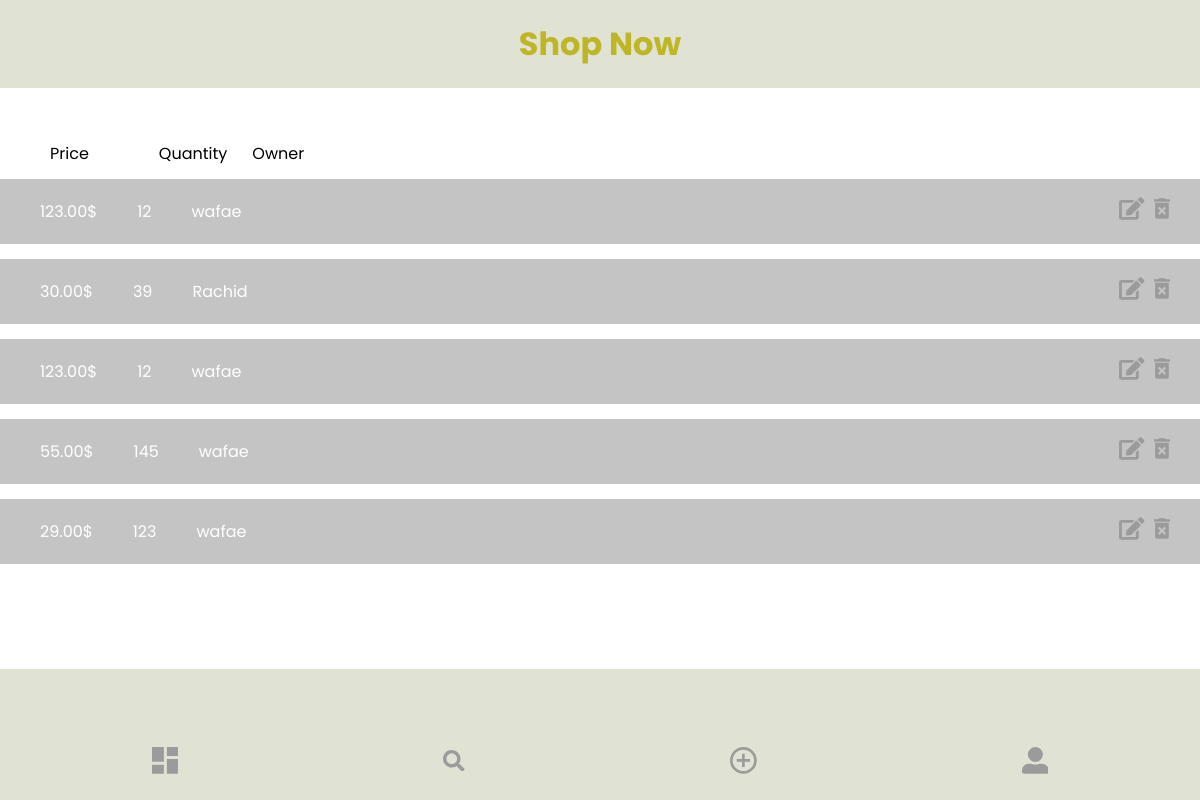
Page /shopnow/index.php (signed in) on the committed database.
### tables this page shows
CREATE TABLE `products` (
  `id_product` int(11) NOT NULL,
  `P_name` varchar(20) DEFAULT NULL,
  `Quantity` int(11) DEFAULT NULL,
  `Category` varchar(10) DEFAULT NULL,
  `Price` decimal(10,2) DEFAULT NULL,
  `image_url` varchar(300) DEFAULT NULL,
  `id_user` int(11) DEFAULT NULL
);

CREATE TABLE `users` (
  `id` int(11) NOT NULL,
  `F_name` varchar(10) DEFAULT NULL,
  `L_name` varchar(10) DEFAULT NULL,
  `Email` varchar(100) DEFAULT NULL,
  `Password` varchar(30) DEFAULT NULL,
  `profile_img` varchar(105) DEFAULT NULL
);

### shopnow/php/read.php (the view, shortened to what this page needs)
<?php
require_once 'config.php';
$sql = "SELECT id_product,P_name,Price,Quantity,Category,image_url,F_name FROM products,users where products.id_user=users.id";
$result = $conn->query($sql);
while ($row = $result->fetch_assoc()) {
    echo "<div class=\"data\">";
    echo "<p class=\"price\">" . $row['Price'] . "$</p>";
    echo "<p class=\"quantity\">" . $row['Quantity'] . "</p>";
    echo "<p class=\"owner\">" . $row['F_name'] . "</p>";
    echo ' <div class="edit-delete">
        <svg class="edit_button" xmlns="http://www.w3.org/2000/svg" width="30.302" height="26.93" viewBox="0 0 30.302 26.93">
            <path id="Icon_awesome-edit" data-name="Icon awesome-edit" d="M21.18,4.379l4.745,4.745a.514.514,0,0,1,0,.726l-11.49,11.49-4.882.542A1.023,1.023,0,0,1,8.422,20.75l.542-4.882,11.49-11.49A.514.514,0,0,1,21.18,4.379Zm8.522-1.2L27.135.607a2.058,2.058,0,0,0-2.9,0L22.369,2.469a.514.514,0,0,0,0,.726L27.114,7.94a.514.514,0,0,0,.726,0L29.7,6.078A2.058,2.058,0,0,0,29.7,3.174ZM20.2,18.215V23.57H3.367V6.736H15.456a.647.647,0,0,0,.447-.184l2.1-2.1a.631.631,0,0,0-.447-1.078H2.525A2.526,2.526,0,0,0,0,5.894V24.412a2.526,2.526,0,0,0,2.525,2.525H21.043a2.526,2.526,0,0,0,2.525-2.525v-8.3a.632.632,0,0,0-1.078-.447l-2.1,2.1A.647.647,0,0,0,20.2,18.215Z" transform="translate(0 -0.007)" fill="#9b9b9b" />
        </svg>
        <svg class="delete" xmlns="http://www.w3.org/2000/svg" width="20.945" height="26.93" viewBox="0 0 20.945 26.93">
            <path id="Icon_material-delete-forever" data-name="Icon material-delete-forever" d="M9,28.438a3,3,0,0,0,2.992,2.992H23.957a3,3,0,0,0,2.992-2.992V10.484H9Zm3.68-10.652,2.11-2.11,3.187,3.172,3.172-3.172,2.11,2.11-3.172,3.172,3.172,3.172-2.11,2.11-3.172-3.172L14.8,26.238l-2.11-2.11,3.172-3.172ZM23.209,6l-1.5-1.5H14.232L12.736,6H7.5V8.988H28.445V6Z" transform="translate(-7.5 -4.5)" fill="#9b9b9b" />
        </svg>
    </div></div>';
}
?>

### shopnow/index.php (shortened to what this page needs)
<!DOCTYPE html>
<html lang="en">
<head>
    <link rel="stylesheet" href="css/index.css">
</head>
<body>
    <div id="container">
        <div id="title">
            <h1>Shop Now</h1>
        </div>
        <div id="right-container">
            <div id="main-container">
            <div id="products-title">
                    <p>Price</p>
                    <p>Quantity</p>
                    <p>Owner</p>
                </div>
                <div class="data-container">
                    <?php include 'php/read.php';
                    ?>
                </div>
            </div>
        </div>
    </div>
    <div id="navigation">
        <div class="dashboard">
        </div>
        <div class="search-it">
        </div>
        <div class="add-prod">
        </div>
        <div class="profile-mobile">
        </div>
    </div>
</body>
</html>

### shopnow/css/index.css (style rules this page uses)
* { font-family: "poppins"; padding: 0; margin: 0; -webkit-box-sizing: border-box; box-sizing: border-box; }
body { background-color: #E0E2D3; }
#container { -webkit-filter: blur(0px); filter: blur(0px); -webkit-transition: all 1s; transition: all 1s; -webkit-box-orient: horizontal; -webkit-box-direction: normal; -ms-flex-direction: row; flex-direction: row; margin: 30px 50px 0px 50px; display: -webkit-box; display: -ms-flexbox; display: flex; }
#container #title { display: none; }
#container #right-container { width: 100%; margin-left: 15px; }
#container #right-container #main-container { background-color: #fff; border-bottom-right-radius: 20px; }
#container #right-container #main-container #products-title { margin-left: 20px; margin-bottom: 8px; display: -webkit-box; display: -ms-flexbox; display: flex; color: black; }
#container #right-container #main-container #products-title p { padding: 60px 40px 5px 40px; }
#container #right-container #main-container .data-container { height: 670px; }
#container #right-container #main-container .data-container .data { background-color: #C4C4C4 ; margin-left: 20px; margin-bottom: 15px; margin-right: 20px; display: -webkit-box; display: -ms-flexbox; display: flex; -webkit-box-align: center; -ms-flex-align: center; align-items: center; color: white; }
#container #right-container #main-container .data-container .data p { padding: 20px 40px 20px 40px; }
#container #right-container #main-container .data-container .data .edit-delete { padding-right: 30px; margin-left: auto; }
#container #right-container #main-container .data-container .data .edit-delete svg { padding-left: 5px; }
#navigation { display: none; }
@media only screen and (max-width: 1400px) { body { background-color: #E0E2D3; } }
@media only screen and (max-width: 1400px) { #container { margin: 0px; margin-bottom: 0px; -webkit-box-orient: vertical; -webkit-box-direction: normal; -ms-flex-direction: column; flex-direction: column; } }
@media only screen and (max-width: 1400px) { #container #title { padding: 20px; position: fixed; top: 0px; left: 0px; color: #BEB624; font-family: 'Nova Square'; width: 100%; text-align: center; display: block; background-color: #E0E2D3; } }
@media only screen and (max-width: 1400px) { #container #right-container { margin-left: 0px; } }
@media only screen and (max-width: 1400px) { #container #right-container #main-container { border-bottom-right-radius: 0px; width: 100%; margin-top: 81px; } }
@media only screen and (max-width: 1400px) { #container #right-container #main-container #products-title { font-size: 16px; margin-left: 0px; margin-bottom: 8px; display: -webkit-box; display: -ms-flexbox; display: flex; color: black; } }
@media only screen and (max-width: 1400px) { #container #right-container #main-container #products-title p:nth-child(3) { padding: 60px 30px 5px 50px; } }
@media only screen and (max-width: 1400px) { #container #right-container #main-container #products-title p:nth-child(4) { padding: 60px 25px 5px 40px; } }
@media only screen and (max-width: 1400px) { #container #right-container #main-container #products-title p:nth-child(6) { padding: 60px 0px 5px 0px; } }
@media only screen and (max-width: 1400px) { #container #right-container #main-container .data-container { height: 490px; font-size: 16px; overflow-x: hidden; } }
@media only screen and (max-width: 1400px) { #container #right-container #main-container .data-container .data { background-color: #c4c4c4; margin-left: 0px; margin-bottom: 15px; margin-right: 0px; display: -webkit-box; display: -ms-flexbox; display: flex; -webkit-box-align: center; -ms-flex-align: center; align-items: center; } }
@media only screen and (max-width: 1400px) { #container #right-container #main-container .data-container .data p { padding: 20px 0px 20px 40px; } }
@media only screen and (max-width: 1400px) { #navigation { -webkit-box-align: center; -ms-flex-align: center; align-items: center; -ms-flex-pack: distribute; justify-content: space-around; display: -webkit-box; display: -ms-flexbox; display: flex; position: fixed; width: 100%; bottom: 0px; background-color: #E0E2D3; padding: 19px; } }

### rows in the picture
products: Price "123.00", Quantity "12", id_user.F_name "wafae"
products: Price "30.00", Quantity "39", id_user.F_name "Rachid"
products: Price "123.00", Quantity "12", id_user.F_name "wafae"
products: Price "55.00", Quantity "145", id_user.F_name "wafae"
products: Price "29.00", Quantity "123", id_user.F_name "wafae"
